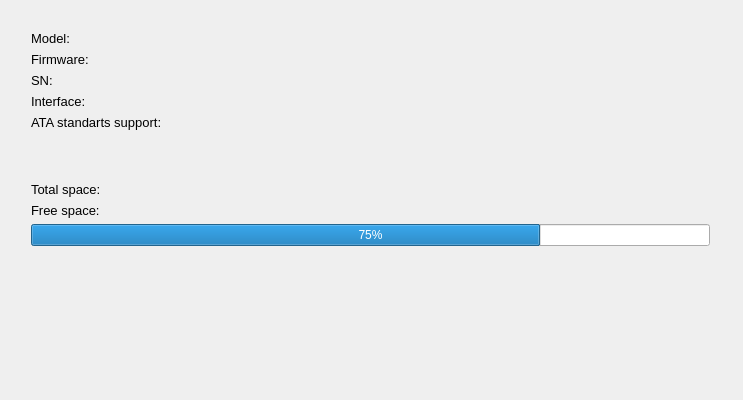
<?xml version="1.0" encoding="UTF-8"?>
<ui version="4.0">
 <class>Widget</class>
 <widget class="QWidget" name="Widget">
  <property name="geometry">
   <rect>
    <x>0</x>
    <y>0</y>
    <width>743</width>
    <height>400</height>
   </rect>
  </property>
  <property name="windowTitle">
   <string>Widget</string>
  </property>
  <widget class="QWidget" name="">
   <property name="geometry">
    <rect>
     <x>20</x>
     <y>20</y>
     <width>701</width>
     <height>361</height>
    </rect>
   </property>
   <layout class="QVBoxLayout" name="verticalLayout">
    <property name="sizeConstraint">
     <enum>QLayout::SetDefaultConstraint</enum>
    </property>
    <item>
     <layout class="QFormLayout" name="formLayout">
      <item row="0" column="0">
       <widget class="QLabel" name="l_model">
        <property name="font">
         <font>
          <pointsize>10</pointsize>
         </font>
        </property>
        <property name="text">
         <string>Model:</string>
        </property>
       </widget>
      </item>
      <item row="0" column="1">
       <widget class="QLabel" name="l_modelText">
        <property name="font">
         <font>
          <pointsize>10</pointsize>
         </font>
        </property>
        <property name="text">
         <string/>
        </property>
       </widget>
      </item>
      <item row="1" column="0">
       <widget class="QLabel" name="l_firmware">
        <property name="font">
         <font>
          <pointsize>10</pointsize>
         </font>
        </property>
        <property name="text">
         <string>Firmware:</string>
        </property>
       </widget>
      </item>
      <item row="1" column="1">
       <widget class="QLabel" name="l_firmwareText">
        <property name="font">
         <font>
          <pointsize>10</pointsize>
         </font>
        </property>
        <property name="text">
         <string/>
        </property>
       </widget>
      </item>
      <item row="2" column="0">
       <widget class="QLabel" name="l_sn">
        <property name="font">
         <font>
          <pointsize>10</pointsize>
         </font>
        </property>
        <property name="text">
         <string>SN:</string>
        </property>
       </widget>
      </item>
      <item row="2" column="1">
       <widget class="QLabel" name="l_snText">
        <property name="font">
         <font>
          <pointsize>10</pointsize>
         </font>
        </property>
        <property name="text">
         <string/>
        </property>
       </widget>
      </item>
      <item row="3" column="0">
       <widget class="QLabel" name="l_interface">
        <property name="font">
         <font>
          <pointsize>10</pointsize>
         </font>
        </property>
        <property name="text">
         <string>Interface:</string>
        </property>
       </widget>
      </item>
      <item row="3" column="1">
       <widget class="QLabel" name="l_interfaceText">
        <property name="font">
         <font>
          <pointsize>10</pointsize>
         </font>
        </property>
        <property name="text">
         <string/>
        </property>
       </widget>
      </item>
      <item row="5" column="0">
       <spacer name="verticalSpacer">
        <property name="orientation">
         <enum>Qt::Vertical</enum>
        </property>
        <property name="sizeHint" stdset="0">
         <size>
          <width>20</width>
          <height>40</height>
         </size>
        </property>
       </spacer>
      </item>
      <item row="5" column="1">
       <spacer name="verticalSpacer_2">
        <property name="orientation">
         <enum>Qt::Vertical</enum>
        </property>
        <property name="sizeHint" stdset="0">
         <size>
          <width>20</width>
          <height>40</height>
         </size>
        </property>
       </spacer>
      </item>
      <item row="6" column="0">
       <widget class="QLabel" name="l_totalSpace">
        <property name="font">
         <font>
          <pointsize>10</pointsize>
         </font>
        </property>
        <property name="text">
         <string>Total space:</string>
        </property>
       </widget>
      </item>
      <item row="6" column="1">
       <widget class="QLabel" name="l_totalSpaceText">
        <property name="font">
         <font>
          <pointsize>10</pointsize>
         </font>
        </property>
        <property name="text">
         <string/>
        </property>
       </widget>
      </item>
      <item row="7" column="0">
       <widget class="QLabel" name="l_freeSpace">
        <property name="font">
         <font>
          <pointsize>10</pointsize>
         </font>
        </property>
        <property name="text">
         <string>Free space:</string>
        </property>
       </widget>
      </item>
      <item row="7" column="1">
       <widget class="QLabel" name="l_freeSpaceText">
        <property name="font">
         <font>
          <pointsize>10</pointsize>
         </font>
        </property>
        <property name="text">
         <string/>
        </property>
       </widget>
      </item>
      <item row="4" column="1">
       <widget class="QLabel" name="l_ataStd">
        <property name="font">
         <font>
          <pointsize>10</pointsize>
         </font>
        </property>
        <property name="text">
         <string/>
        </property>
       </widget>
      </item>
      <item row="4" column="0">
       <widget class="QLabel" name="l_ata">
        <property name="font">
         <font>
          <pointsize>10</pointsize>
         </font>
        </property>
        <property name="text">
         <string>ATA standarts support:</string>
        </property>
       </widget>
      </item>
     </layout>
    </item>
    <item>
     <widget class="QProgressBar" name="progressBar">
      <property name="enabled">
       <bool>true</bool>
      </property>
      <property name="value">
       <number>75</number>
      </property>
      <property name="invertedAppearance">
       <bool>false</bool>
      </property>
      <property name="format">
       <string>%p%</string>
      </property>
     </widget>
    </item>
    <item>
     <spacer name="verticalSpacer_3">
      <property name="orientation">
       <enum>Qt::Vertical</enum>
      </property>
      <property name="sizeHint" stdset="0">
       <size>
        <width>20</width>
        <height>40</height>
       </size>
      </property>
     </spacer>
    </item>
    <item>
     <widget class="QLabel" name="l_UDMA">
      <property name="font">
       <font>
        <pointsize>10</pointsize>
       </font>
      </property>
      <property name="text">
       <string/>
      </property>
     </widget>
    </item>
    <item>
     <widget class="QLabel" name="l_MDMA">
      <property name="font">
       <font>
        <pointsize>10</pointsize>
       </font>
      </property>
      <property name="text">
       <string/>
      </property>
     </widget>
    </item>
    <item>
     <widget class="QLabel" name="l_PIO">
      <property name="font">
       <font>
        <pointsize>10</pointsize>
       </font>
      </property>
      <property name="text">
       <string/>
      </property>
     </widget>
    </item>
   </layout>
  </widget>
 </widget>
 <layoutdefault spacing="6" margin="11"/>
 <resources/>
 <connections/>
</ui>
